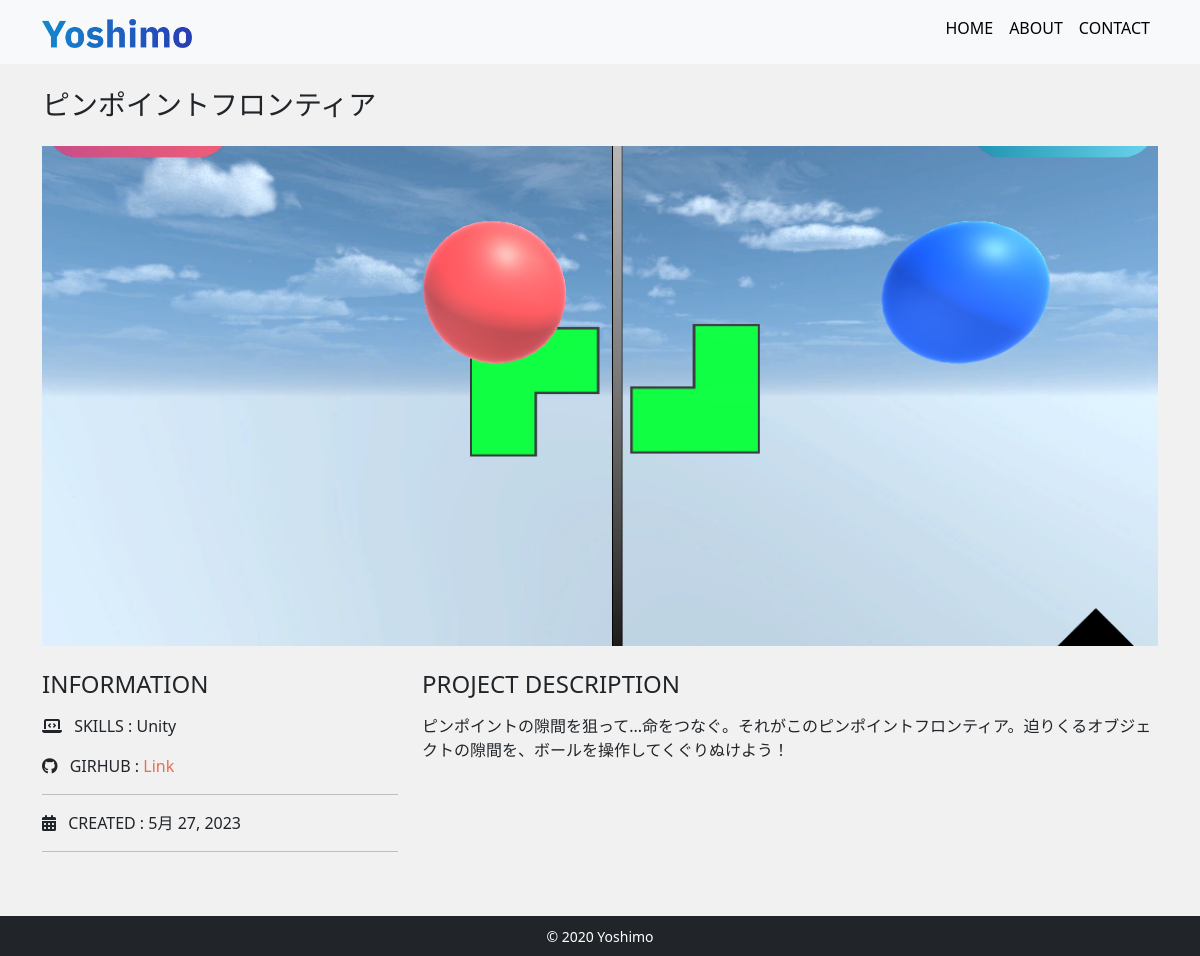
The app's page /detail/2 with its own data.
### app/models.py (models this page shows, shortened)
class Work(models.Model):
    title = models.CharField("タイトル", max_length=100)
    image = models.ImageField(upload_to="images", verbose_name="イメージ画像")
    thumbnail = models.ImageField(
        upload_to="images", verbose_name="サムネイル画像", null=True, blank=True
    )
    skill = models.CharField("スキル", max_length=100)
    url = models.CharField("URL", max_length=100, null=True, blank=True)
    created = models.DateField("作成日")
    description = models.TextField("説明")

### app/views.py (the view)
# urls.py: path("detail/<int:pk>", views.DetailView.as_view(), name="detail"),
class DetailView(View):
    def get(self, request, *args, **kwargs):
        work_data = Work.objects.get(id=self.kwargs["pk"])
        return render(request, "app/detail.html", {"work_data": work_data})

### app/templates/app/detail.html
{% extends 'app/base.html' %}
{% block content %}
    <h3 class="mb-4">{{ work_data.title }}</h3>
    <div class="card top mb-4">
        <img src="{{ work_data.image.url }}" alt="">
    </div>
    <div class="row">
        <div class="col-sm-4 mb-4">
            <h4 class="mb-3">INFORMATION</h4>
            <p>
                <i class="fas fa-laptop-code me-2"></i>
                <span class="font-weight-bolder">SKILLS :</span>
                {{ work_data.skill }}
            </p>
            <p>
                <i class="fa-brands fa-github me-2"></i>
                <span class="font-weight-bolder">GIRHUB :</span>
                {% if work_data.url %}
                    <a href="{{ work_data.url }}" target="_blank" class="link-color">Link</a>
                {% else %}
                    Private
                {% endif %}
            </p>
            <hr>
            <p>
                <i class="fa-solid fa-calendar-days me-2"></i>
                <span class="font-weight-bolder">CREATED :</span>
                {{ work_data.created }}
            </p>
            <hr>
        </div>
        <div class="col-sm-8">
            <h4 class="mb-3">PROJECT DESCRIPTION</h4>
            <p>{{ work_data.description|linebreaks }}</p>
        </div>
    </div>
{% endblock content %}

### app/static/css/style.css (style rules this page uses)
* { margin: 0; padding: 0; box-sizing: border-box; }
body { background: #F1F1F1; display: flex; flex-flow: column; min-height: 100vh; overflow-x: hidden; }
.top img { object-fit: cover; height: 500px; position: relative; }
.top img::before { content: ""; position: absolute; top: 0; left: 0; width: 100px; height: 100px; background: black; z-index: 100; }
.link-color { color: #EE6C4D; text-decoration: none; transition: all 0.3s; }
.card { border: none; }

### records on screen
Work: title "ピンポイントフロンティア", image (picture), skill "Unity", created "5月 27, 2023", description "ピンポイントの隙間を狙って...命をつなぐ。それがこのピンポイントフロンティア。迫りくるオブジェクトの隙間を、ボールを操作してくぐりぬけよう！"
